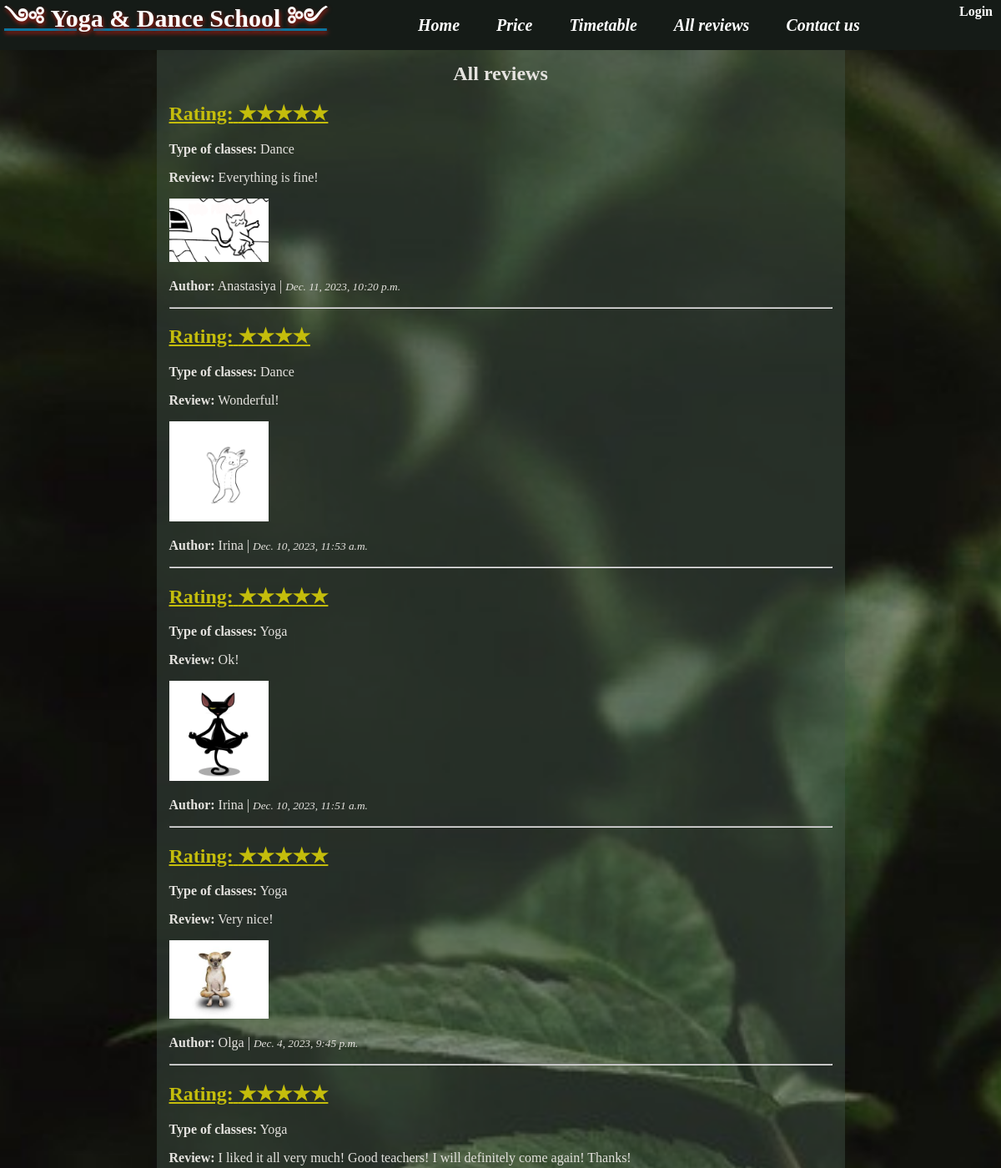
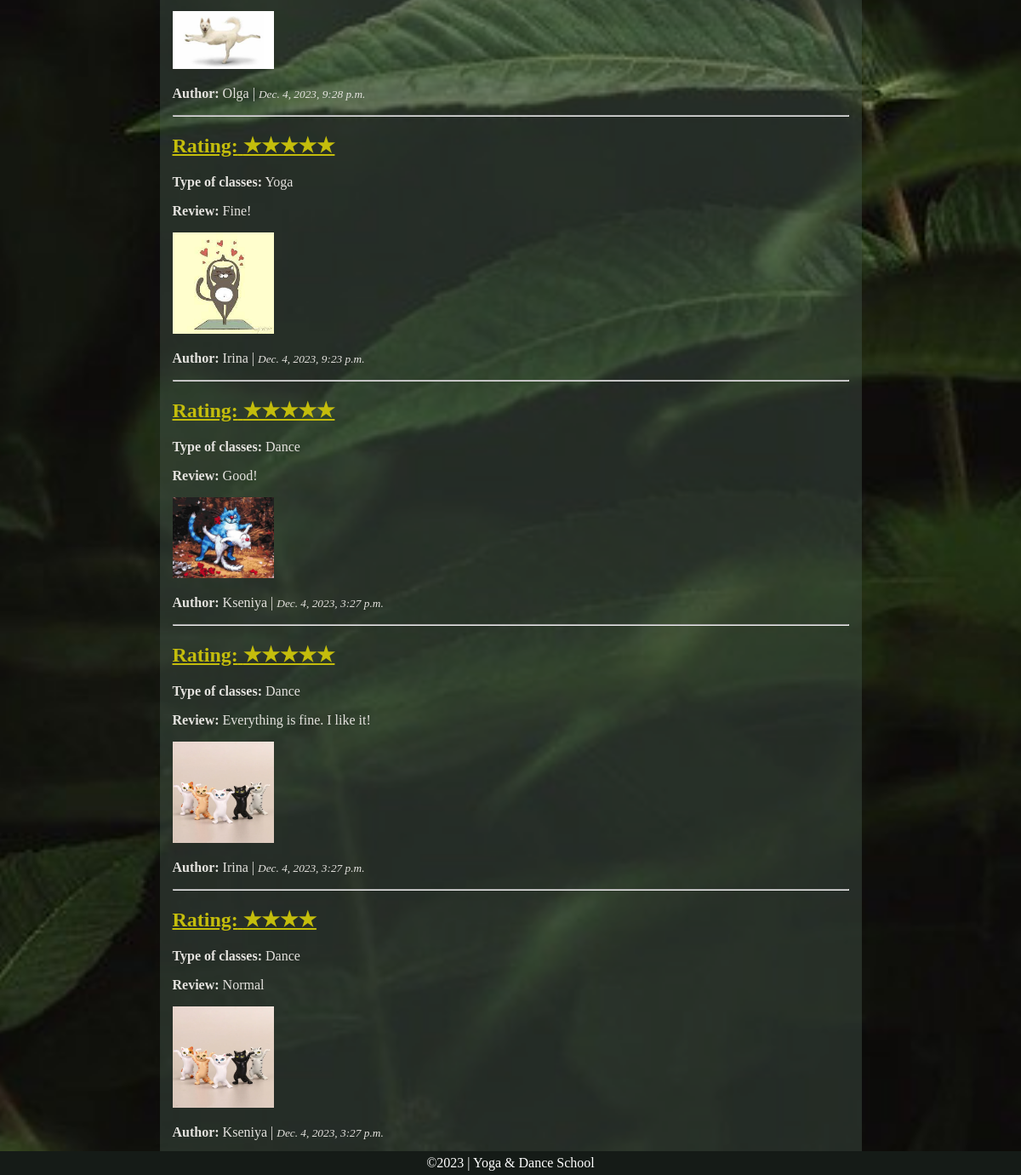
The app's page /reviews/ with its own data (2 pictures, top to bottom).
### main/models.py (models this page shows)
class Review(models.Model):
    RATINGS = [('★', '1'), ( '★★', '2'), ('★★★', '3'), ('★★★★', '4'), ('★★★★★', '5')]
    Type_of_classes = [("Yoga", "Yoga"), ("Dance", "Dance")]
    rating = models.CharField(max_length=10, choices=RATINGS)
    type_of_classes = models.CharField(max_length=10, choices=Type_of_classes)
    content = models.TextField()
    image = models.ImageField(upload_to='uploads')
    author = models.ForeignKey('Author', on_delete=models.CASCADE)
    date_publish = models.DateTimeField(default=timezone.now)#проверить, возможно не работает

class Author(models.Model):
    name = models.CharField(max_length=50)
    email = models.EmailField(primary_key=True)

### main/views.py (the view)
# urls.py: path('reviews/', main_views.reviews, name = 'reviews'),
def reviews(request):
    reviews = Review.objects.all().order_by('-date_publish')
    viewed_reviews = request.session.get('viewed_reviews', [])
    return render(request, 'reviews.html', {'reviews' : reviews, 'viewed_reviews':viewed_reviews})

### main/templates/reviews.html (shortened to what this page needs)
{% extends 'base.html' %}
{% block content %}
    <h2 class="headline">All reviews</h2>
    {% for r in reviews %}
        <a class="rating" href="{% url 'review' r.id %}">
            <h2><b>Rating:</b> {{ r.rating }}
            </h2>
        </a>
        <p><b>Type of classes:</b> {{ r.type_of_classes }}</p>
        <p><b>Review:</b> {{ r.content }}</p>
        <img width="15%" src ="{{ r.image.url }}"/>
        <p ><b>Author:</b> {{ r.author.name }} | <small><em>{{ r.date_publish }}</em></small></p>
        <hr>
    {% endfor %}
{% endblock %}

### main/templates/base.html (shortened to what this page needs)
{% load static %}
<!DOCTYPE html>
<html lang="en">
<head>
    <link rel="stylesheet" href="{% static 'main/css/style.css' %}">
</head>
<body>
    <header id="header">
        <a href="{% url 'start' %}">
            <h1>༺ Yoga & Dance School ༻</h1>
        </a>
        <div class="menu">
            <h3><a href="{% url 'start' %}">Home</a></h3>
            <h3><a href="{% url 'price' %}">Price</a></h3>
            <h3><a href="{% url 'timetable' %}">Timetable</a></h3>
            <h3><a href="{% url 'reviews' %}">All reviews</a></h3>
            <h3><a href="{% url 'contacts' %}">Contact us</a></h3>
        </div>
        <div class="log_in_out">
            {% if user.is_authenticated %}
                <h4>Hello, {{ user.get_username }}!</h4>
                {% if perms.main.add_review %}
                    <h4><a href="{% url 'add_model' %}">Add a review</a></h4>
                {% endif %}
                <h4><a href="{% url 'logout' %}?next={{ request.path }}">Logout</a></h4>
            {% else %}
                <h4><a href="{% url 'login' %}?next={{ request.path }}">Login</a></h4>
            {% endif %}
        </div>
    </header>
    <div class="container">
            <div class="column">
                {% block content %}
                {% endblock %}
            </div>
        </div>
    <footer id="footer">
        <div>©2023 | Yoga & Dance School</div>
    </footer>
</body>
</html>

### main/static/main/css/style.css (style rules this page uses)
header, footer { background: #151b17; display: flex; flex-direction: row; align-items: center; }
#header { justify-content: space-between; position: fixed; top: 0px; width: 100%; height: 60px; }
h1 { margin-left: 5px; color: rgb(255, 255, 255); font-size: 30px; text-shadow: 1px 3px 5px rgb(167, 30, 20); }
.log_in_out { align-self:self-start; }
.menu h3 { display: inline-block; margin: 5px 20px; font-style: italic; font-size: 20px; }
.log_in_out h4 { display: inline-block; margin: 5px 10px; color: rgb(255, 255, 255); }
header a:link { text-decoration: none; color: rgb(255, 255, 255); }
body { margin: 0; padding: 0; }
.headline { text-align: center; margin:0; }
.container { display: flex; flex-wrap: wrap; justify-content: center; margin: 0 auto; padding: 60px 0 0 0; background-image: url("/media/Фон_1.jpg"); background-repeat: no-repeat; background-position: center; background-size: cover; background-attachment: fixed; min-height: 91vh; }
.column { flex-basis: calc(70% - 15px); background-color:#46574c6f; padding: 15px; box-sizing: border-box; text-align: justify; color: #e5e3df; }
.column:last-child { margin-bottom: 0; }
#footer { justify-content: center; position: fixed; bottom: 0px; width: 100%; color: rgb(255, 255, 255); }
#footer div { margin: 5px; }
.rating { color: rgb(196, 189, 12); }

### records on screen
Review: rating "★★★★★", type_of_classes "Dance", content "Everything is fine!", image (picture), author.name "Anastasiya", date_publish "Dec. 11, 2023, 10:20 p.m."
Review: rating "★★★★", type_of_classes "Dance", content "Wonderful!", image (picture), author.name "Irina", date_publish "Dec. 10, 2023, 11:53 a.m."
Review: rating "★★★★★", type_of_classes "Yoga", content "Ok!", image (picture), author.name "Irina", date_publish "Dec. 10, 2023, 11:51 a.m."
Review: rating "★★★★★", type_of_classes "Yoga", content "Very nice!", image (picture), author.name "Olga", date_publish "Dec. 4, 2023, 9:45 p.m."
Review: rating "★★★★★", type_of_classes "Yoga", content "I liked it all very much! Good teachers! I will definitely come again! Thanks!", image (picture), author.name "Olga", date_publish "Dec. 4, 2023, 9:28 p.m."
Review: rating "★★★★★", type_of_classes "Yoga", content "Fine!", image (picture), author.name "Irina", date_publish "Dec. 4, 2023, 9:23 p.m."
Review: rating "★★★★★", type_of_classes "Dance", content "Good!", image (picture), author.name "Kseniya", date_publish "Dec. 4, 2023, 3:27 p.m."
Review: rating "★★★★★", type_of_classes "Dance", content "Everything is fine. I like it!", image (picture), author.name "Irina", date_publish "Dec. 4, 2023, 3:27 p.m."
Review: rating "★★★★", type_of_classes "Dance", content "Normal", image (picture), author.name "Kseniya", date_publish "Dec. 4, 2023, 3:27 p.m."
